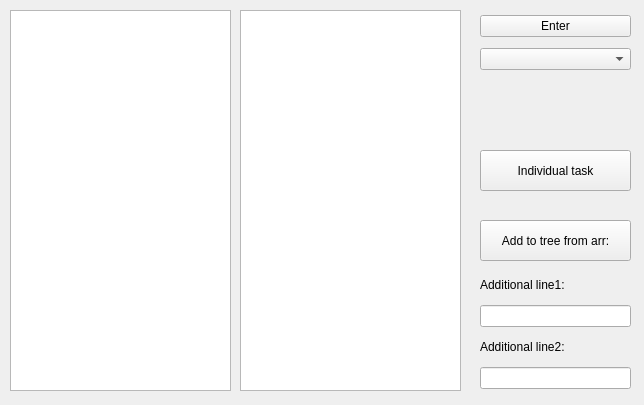
<?xml version="1.0" encoding="UTF-8"?>
<ui version="4.0">
 <class>Form</class>
 <widget class="QWidget" name="Form">
  <property name="geometry">
   <rect>
    <x>0</x>
    <y>0</y>
    <width>644</width>
    <height>405</height>
   </rect>
  </property>
  <property name="windowTitle">
   <string>Form</string>
  </property>
  <widget class="QTableWidget" name="tableWidget">
   <property name="geometry">
    <rect>
     <x>240</x>
     <y>10</y>
     <width>221</width>
     <height>381</height>
    </rect>
   </property>
  </widget>
  <widget class="QPushButton" name="pushButton_2">
   <property name="geometry">
    <rect>
     <x>480</x>
     <y>220</y>
     <width>151</width>
     <height>41</height>
    </rect>
   </property>
   <property name="text">
    <string>Add to tree from arr:</string>
   </property>
  </widget>
  <widget class="QPushButton" name="pushButton_3">
   <property name="geometry">
    <rect>
     <x>480</x>
     <y>150</y>
     <width>151</width>
     <height>41</height>
    </rect>
   </property>
   <property name="text">
    <string>Individual task</string>
   </property>
  </widget>
  <widget class="QTableWidget" name="tableWidget_2">
   <property name="geometry">
    <rect>
     <x>10</x>
     <y>10</y>
     <width>221</width>
     <height>381</height>
    </rect>
   </property>
  </widget>
  <widget class="QWidget" name="">
   <property name="geometry">
    <rect>
     <x>480</x>
     <y>270</y>
     <width>151</width>
     <height>119</height>
    </rect>
   </property>
   <layout class="QVBoxLayout" name="verticalLayout">
    <item>
     <widget class="QLabel" name="label">
      <property name="text">
       <string>Additional line1:</string>
      </property>
     </widget>
    </item>
    <item>
     <widget class="QLineEdit" name="lineEdit">
      <property name="inputMask">
       <string>999</string>
      </property>
     </widget>
    </item>
    <item>
     <widget class="QLabel" name="label_2">
      <property name="text">
       <string>Additional line2:</string>
      </property>
     </widget>
    </item>
    <item>
     <widget class="QLineEdit" name="lineEdit_2"/>
    </item>
   </layout>
  </widget>
  <widget class="QWidget" name="">
   <property name="geometry">
    <rect>
     <x>480</x>
     <y>10</y>
     <width>151</width>
     <height>66</height>
    </rect>
   </property>
   <layout class="QVBoxLayout" name="verticalLayout_2">
    <item>
     <widget class="QPushButton" name="pushButton">
      <property name="text">
       <string>Enter</string>
      </property>
     </widget>
    </item>
    <item>
     <widget class="QComboBox" name="comboBox"/>
    </item>
   </layout>
  </widget>
 </widget>
 <resources/>
 <connections/>
</ui>
